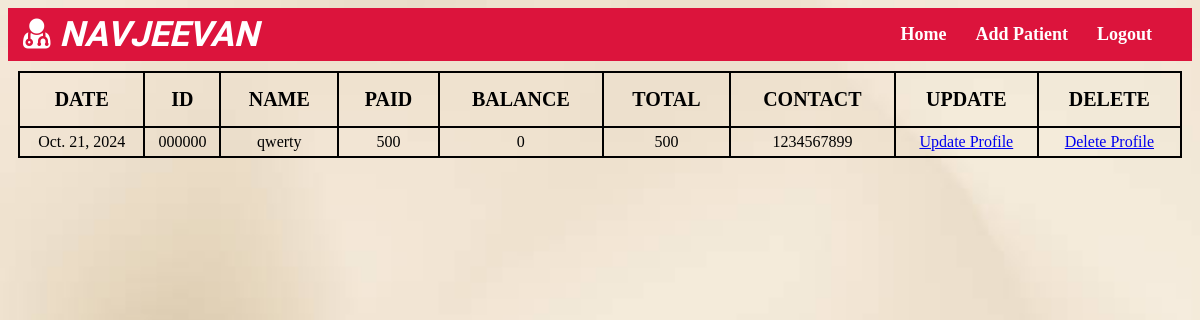
Page /dashboard/ on the earlier database version.
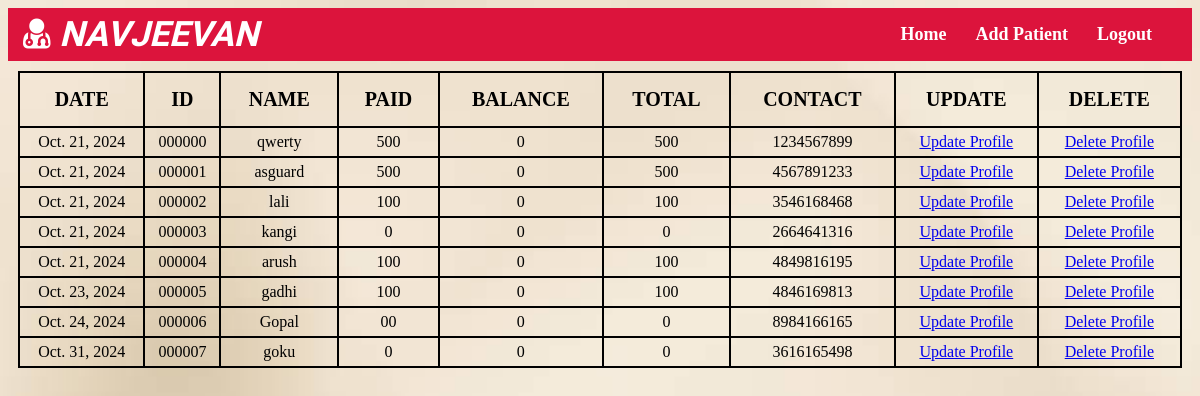
Same page on the later database version.
### clinic/models.py (models this page shows, shortened)
class patient(models.Model):
    id = models.CharField(max_length=6, primary_key=True, unique=True, default ='')
    date = models.DateField(default= timezone.now)
    name = models.CharField(default='', max_length=255)
    sex = models.CharField(choices=[('M', 'Male'), ('F', 'Female'), ('O', 'Other')], default='', max_length=1)
    age = models.CharField(default='', max_length= 100)
    weight = models.CharField(default='', max_length= 100)
    mobile_number = models.CharField(max_length=10, default='')
    Complain = models.CharField(default='', max_length=200)
    BP = models.CharField(max_length=15, blank=True, null=True, default=None)
    PR = models.CharField(max_length=3, default='' )      #(max_length = 3, db_column='PR' + suffix)
    SPO2 = models.DecimalField(max_digits=5, decimal_places=2, validators=[MinValueValidator(0), MaxValueValidator(100)])
    Temp =models.FloatField(default=0)
    Advice = models.CharField(default='',max_length=200)
    Medicine = models.CharField(default='', max_length=200)
    Duration = models.CharField(default='', max_length=200)
    Days = models.CharField(default='', max_length=20)
    Online_payment = models.CharField(default='',max_length=255)
    Cash_payment = models.CharField(default='', max_length=255)
    Balance_amount = models.CharField(default='', max_length=255)
    Paid_amount = models.CharField(default='', max_length=255)
    Total_amount = models.CharField(default='', max_length=255)

### clinic/views.py (the view)
# urls.py: path('dashboard/', home, name='home'),
def home(request):
    template_name='clinic/home.html'
    context= {
        'patient':patient.objects.all(),
    }
    return render(request,
                  template_name= template_name,
                  context= context)

### clinic/templates/clinic/home.html (shortened to what this page needs)
<!DOCTYPE html>
<html lang="en">
<head>
    <link rel="stylesheet" href="https://cdnjs.cloudflare.com/ajax/libs/font-awesome/4.7.0/css/font-awesome.min.css">
    {% load static %}
</head>
<body>
    <nav class="navbar">
        <div class="navdiv">
            <div class="logo"><a href="{% url 'home' %}"><i class="fa fa-user-md"></i>  NAVJEEVAN</a></div>
            <ul>
                <li><a href="{% url 'home' %}">Home</a></li>
                <li><a href="{% url 'patient_createview' %}">Add Patient</a></li>
                <li><a href="{% url 'logout' %}">Logout</a></li>
            </ul>
        </div>
    </nav>
    <table>
        <thead style="border:2px solid black; font-size:20px;">
            <tr>
                <th> DATE </th>
                <th > ID </th>
                <th > NAME </th>
                <th > PAID </th>
                <th > BALANCE </th>
                <th > TOTAL </th>
                <th > CONTACT </th>
                <th > UPDATE </th>
                <th > DELETE </th>
                </thead>
                <tbody style = "text-align:center;">
                    {% for item in patient %}
                    <tr>
                        <td > {{item.date}} </td>
                        <td > {{item.id}} </td>
                        <td > {{item.name}} </td>
                        <td > {{item.Paid_amount}} </td>
                        <td > {{item.Balance_amount}} </td>
                        <td > {{item.Total_amount}} </td>
                        <td > {{item.mobile_number}} </td>
                        <td> <a href="{% url 'patient_update' id=item.id %}">Update Profile</a> </td>
                        <td> <a href="{% url 'patient_delete' id=item.id %}">Delete Profile</a> </td>
                    </tr>
                    {% endfor %}
                </tbody>
            </table>
        </body>
        </html>

Differences in the rows shown:
added patient: date "Oct. 21, 2024", id "000001", name "asguard", Paid_amount "500", Balance_amount "0", Total_amount "500", mobile_number "4567891233"
added patient: date "Oct. 21, 2024", id "000002", name "lali", Paid_amount "100", Balance_amount "0", Total_amount "100", mobile_number "3546168468"
added patient: date "Oct. 21, 2024", id "000003", name "kangi", Paid_amount "0", Balance_amount "0", Total_amount "0", mobile_number "2664641316"
added patient: date "Oct. 21, 2024", id "000004", name "arush", Paid_amount "100", Balance_amount "0", Total_amount "100", mobile_number "4849816195"
added patient: date "Oct. 23, 2024", id "000005", name "gadhi", Paid_amount "100", Balance_amount "0", Total_amount "100", mobile_number "4846169813"
added patient: date "Oct. 24, 2024", id "000006", name "Gopal", Paid_amount "00", Balance_amount "0", Total_amount "0", mobile_number "8984166165"
added patient: date "Oct. 31, 2024", id "000007", name "goku", Paid_amount "0", Balance_amount "0", Total_amount "0", mobile_number "3616165498"
